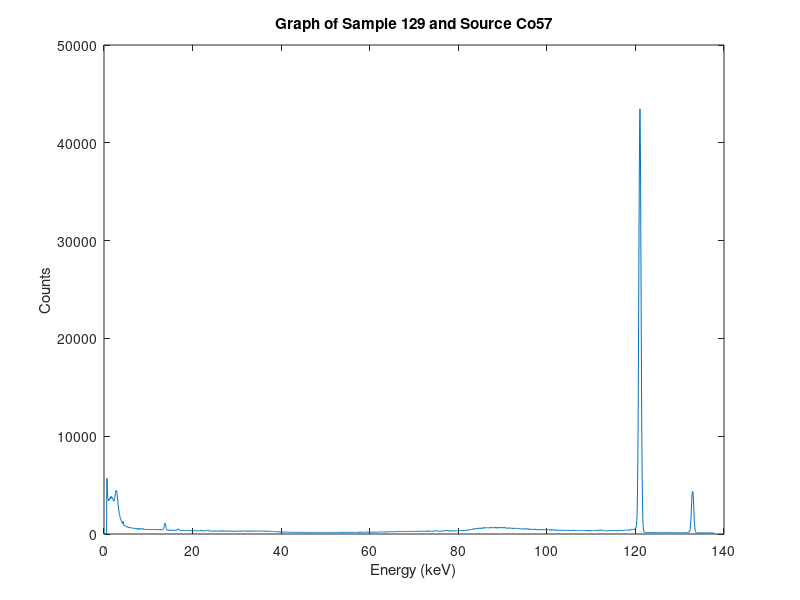
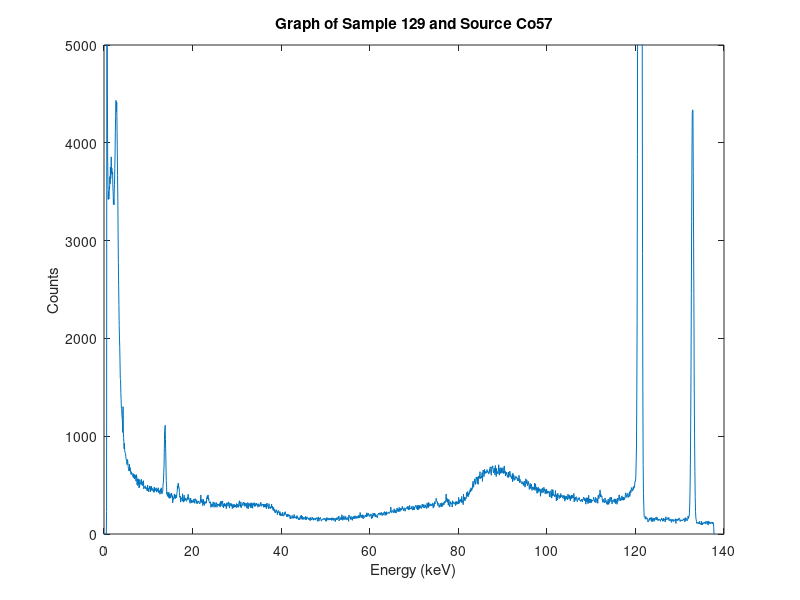

Here is the MATLAB script that generated these plots, in order:
%Basic graphing script


%import sample data
%data is in following format: Channel, Energy, Count
csvDataSample = csvread('129_CO.CSV'); %change this for different trials

%plot data (Energy vs Count)
fig1 = figure('Position', [10 10 900 400]);
plot(csvDataSample(:,2), csvDataSample(:,3));
xlabel('Energy (keV)');
ylabel('Counts');
title('Graph of Sample 129 and Source Co57'); 
xlim([0,140]); %set limit on x-axis
filename = 'Sample_P';
saveas(fig1,filename,'png');
ylim([0,5e3]); %set limit on y-axis
saveas(fig1,[filename, '_ZOOM'],'png');

